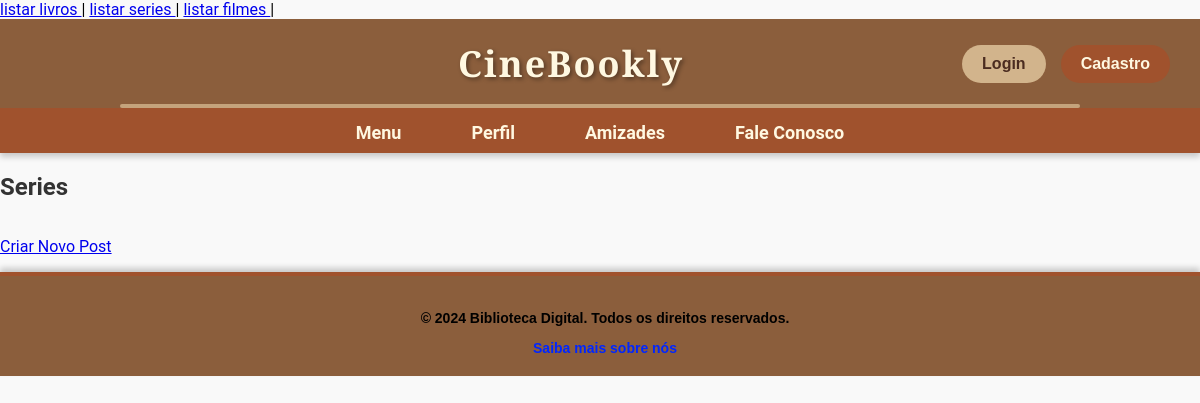
The app's page /crud/index_teste.php?pg=lista_serie, older data.
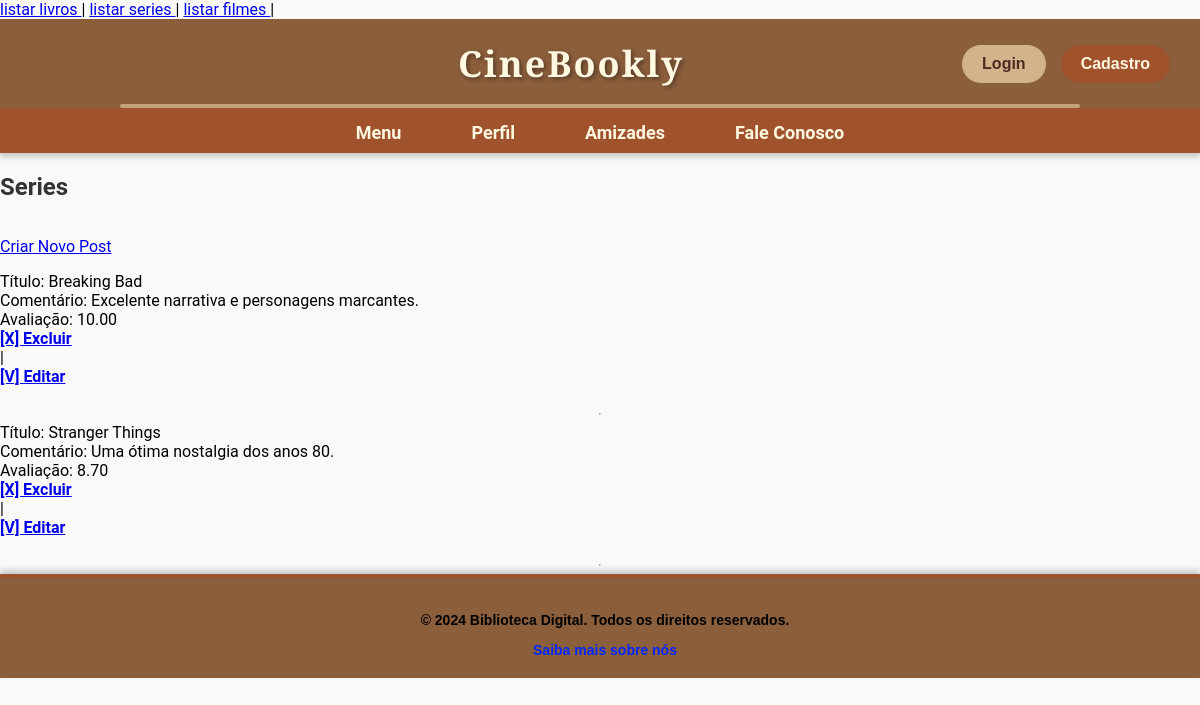
The same page, newer data.
### tables this page shows
CREATE TABLE `posts` (
  `id` int(11) NOT NULL AUTO_INCREMENT,
  `tipo` enum('livro','serie','filme') NOT NULL,
  `titulo` varchar(255) NOT NULL,
  `comentario` text NOT NULL,
  `avaliacao` decimal(4,2) NOT NULL DEFAULT 0.00,
  `usuario_id` int(11) NOT NULL,
  PRIMARY KEY (`id`),
  KEY `usuario_id` (`usuario_id`),
  CONSTRAINT `posts_ibfk_1` FOREIGN KEY (`usuario_id`) REFERENCES `usuarios` (`id`)
);

### crud/lista_serie.php (the view, shortened to what this page needs)
<h2>Series</h2>
<p><a href="?pg=form_cria_post">Criar Novo Post</a></p>
<?php
    include_once("../config.inc.php");
    $sql = mysqli_query($conexao,"SELECT * FROM posts WHERE tipo = 'serie'");
    while($tabela = mysqli_fetch_array($sql)){
        echo "Título:     $tabela[titulo]     <br>";
        echo "Comentário: $tabela[comentario] <br>";
        echo "Avaliação:  $tabela[avaliacao]  <br>";
        echo "<a href=?pg=exclui_post&id=$tabela[id]><b>[X] Excluir</b></a>  |";
        echo "<a href=?pg=form_edita_post&id=$tabela[id]><b>[V] Editar</b></a> <br>";
        echo "<hr>";
    }
?>

Row changes from the older to the newer data that the page shows:
added posts: titulo "Breaking Bad", comentario "Excelente narrativa e personagens marcantes.", avaliacao "10.00"
added posts: titulo "Stranger Things", comentario "Uma ótima nostalgia dos anos 80.", avaliacao "8.70"
